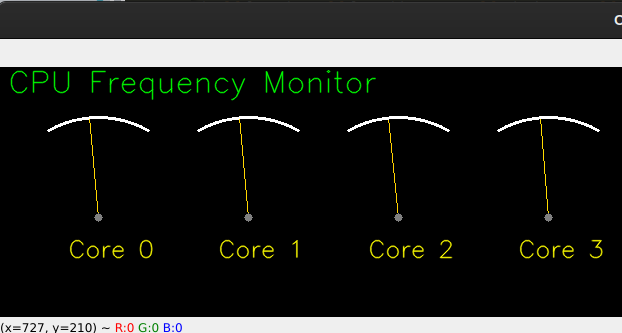
#> input picture image/CPU_Freq_Mon.png, 622 x 333 px, given in place of the camera
$ python VideoCapture.py
#> lines starting #> are read from the running program, lines starting #| are printed output that depends on the picture; after the words box and inside, x2 and y2 are one past the last pixel; in counts of white or black regions, pixels touching at a corner belong together
import cv2, argparse
import numpy as np
import time

ap = argparse.ArgumentParser()
ap.add_argument("-s", "--src", help="path to the video file", type=int, default=0)
args = vars(ap.parse_args())

blurVal = 1
WVal = 0
HVal = 0

def time_to_string():
    #20180914_234000
    return str(time.strftime('%Y%m%d_%H%M%S'))

def time_to_string_human():
    #20180914_234000
    return str(time.strftime('%Y-%m-%d %H:%M:%S'))

def on_blur_trackbar(val):
    global blurVal
    blurVal = 2*val+1

def on_W_trackbar(val):
    global WVal
    WVal = val

def on_H_trackbar(val):
    global HVal
    HVal = val

def on_blurMode_trackbar(val):
    global blur_mode
    blur_mode = val

def on_blurParamX_trackbar(val):
    global blur_paramX
    blur_paramX = val*2+1

def on_blurParamY_trackbar(val):
    global blur_paramY
    blur_paramY = val*2+1

def on_blurParamZ_trackbar(val):
    global blur_paramZ
    blur_paramZ = val

W = 640
H = 480
R = 60
blur_mode = 0
blur_paramX = 1
blur_paramY = 1
blur_paramZ = 1

cv2.namedWindow("Frame")
#cv2.namedWindow("Gray")
cv2.createTrackbar("Blurness", "Frame", 0, 50, on_blur_trackbar)
cv2.createTrackbar("Blur Mode", "Frame", 0, 4, on_blurMode_trackbar)
cv2.createTrackbar("Param X", "Frame", 0,100, on_blurParamX_trackbar)
cv2.createTrackbar("Param Y", "Frame", 0,100, on_blurParamY_trackbar)
cv2.createTrackbar("Param Z", "Frame", 0,100, on_blurParamZ_trackbar)
cv2.createTrackbar("Height", "Frame", 0, H, on_H_trackbar)
cv2.createTrackbar("Width", "Frame", 0, W, on_W_trackbar)
cap = cv2.VideoCapture(args['src'])

cap.set(3,W)
cap.set(4,H)
# cap.set(3,640)
# cap.set(4,480)

while(True):
    ret, frame = cap.read()
#> frame is the input picture: shape (333, 622, 3); mean B, G, R 37.6, 40.3, 39.1
    frame = cv2.flip(frame, 1)
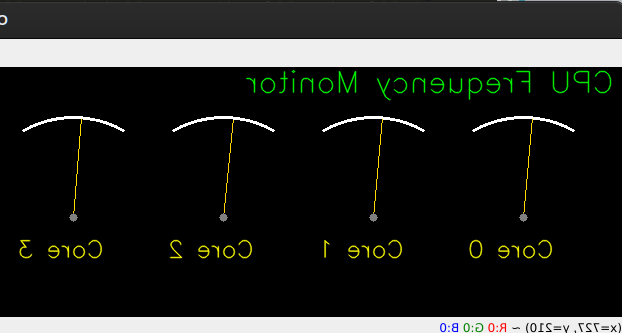
#> frame: shape (333, 622, 3); mean B, G, R 37.6, 40.3, 39.1
    if blur_mode == 0:
        pass
    elif blur_mode == 1:
        frame = cv2.blur(frame, (blurVal,blurVal))
    elif blur_mode == 2:
        frame = cv2.GaussianBlur(frame, (blur_paramX,blur_paramY), 0)
    elif blur_mode == 3:
        frame = cv2.medianBlur(frame, blurVal)
    elif blur_mode == 4:
        frame = cv2.bilateralFilter(frame, blur_paramZ, blur_paramX, blur_paramY)
    # frame = cv2.resize(frame, (int(W/R),int(H/R)))
    frame = cv2.resize(frame,(W,H))
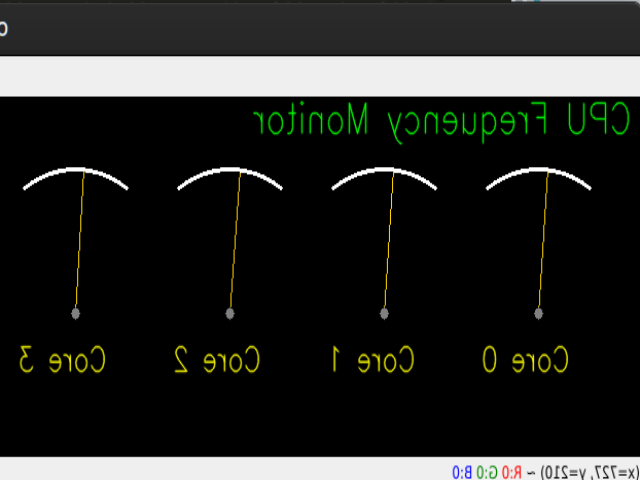
#> frame: shape (480, 640, 3); mean B, G, R 37.6, 40.2, 39.1
    font = cv2.FONT_HERSHEY_SIMPLEX
    cv2.putText(frame,time_to_string_human(),(WVal,HVal), font, 0.5,(0,255,0),1,cv2.LINE_AA)
#> frame: shape (480, 640, 3); 0.04% of pixels changed, all inside (x1, y1, x2, y2) = (1, 0, 181, 2)

    gray = cv2.cvtColor(frame, cv2.COLOR_BGR2GRAY)
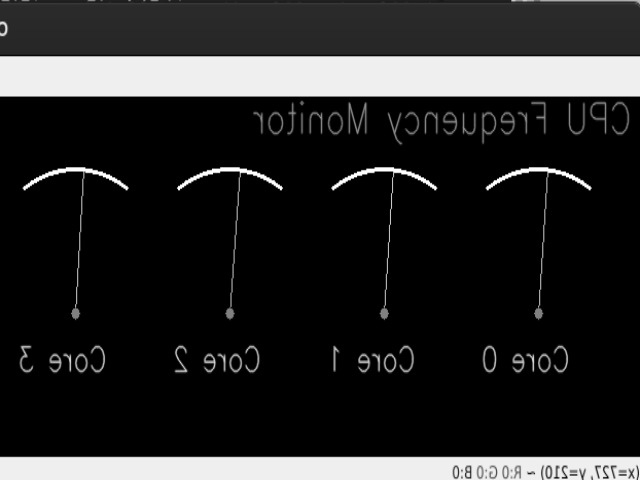
#> gray: shape (480, 640); min 0, max 255, mean 39.6

    #cv2.imshow('Gray', gray)
    cv2.imshow('Frame',frame)
    if cv2.waitKey(33) & 0xFF == ord('q'):
#> (key q is pressed here)
        break

cap.release()
cv2.destroyAllWindows()

$ run again, on image/Seven_Seg_Simulator.png
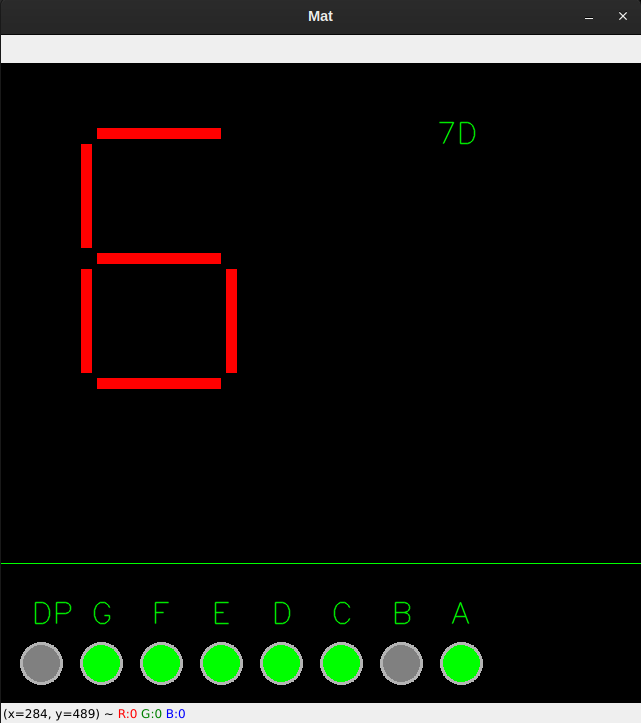
#> input picture image/Seven_Seg_Simulator.png, 641 x 723 px, given in place of the camera
#> frame is the input picture: shape (723, 641, 3); mean B, G, R 19.5, 23.7, 23.6
#> `frame = cv2.resize(frame,(W,H))`:
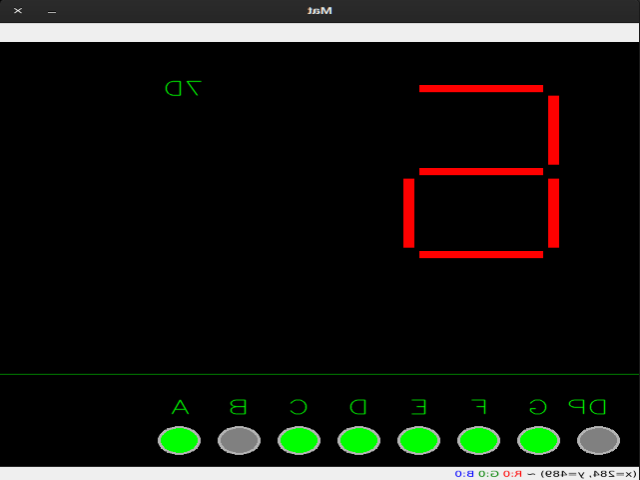
#> frame: shape (480, 640, 3); mean B, G, R 19.6, 23.7, 23.7
#> `gray = cv2.cvtColor(frame, cv2.COLOR_BGR2GRAY)`:
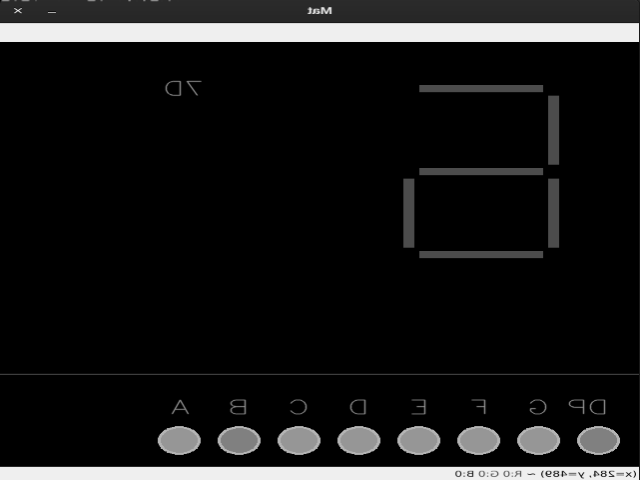
#> gray: shape (480, 640); min 0, max 239, mean 23.3
